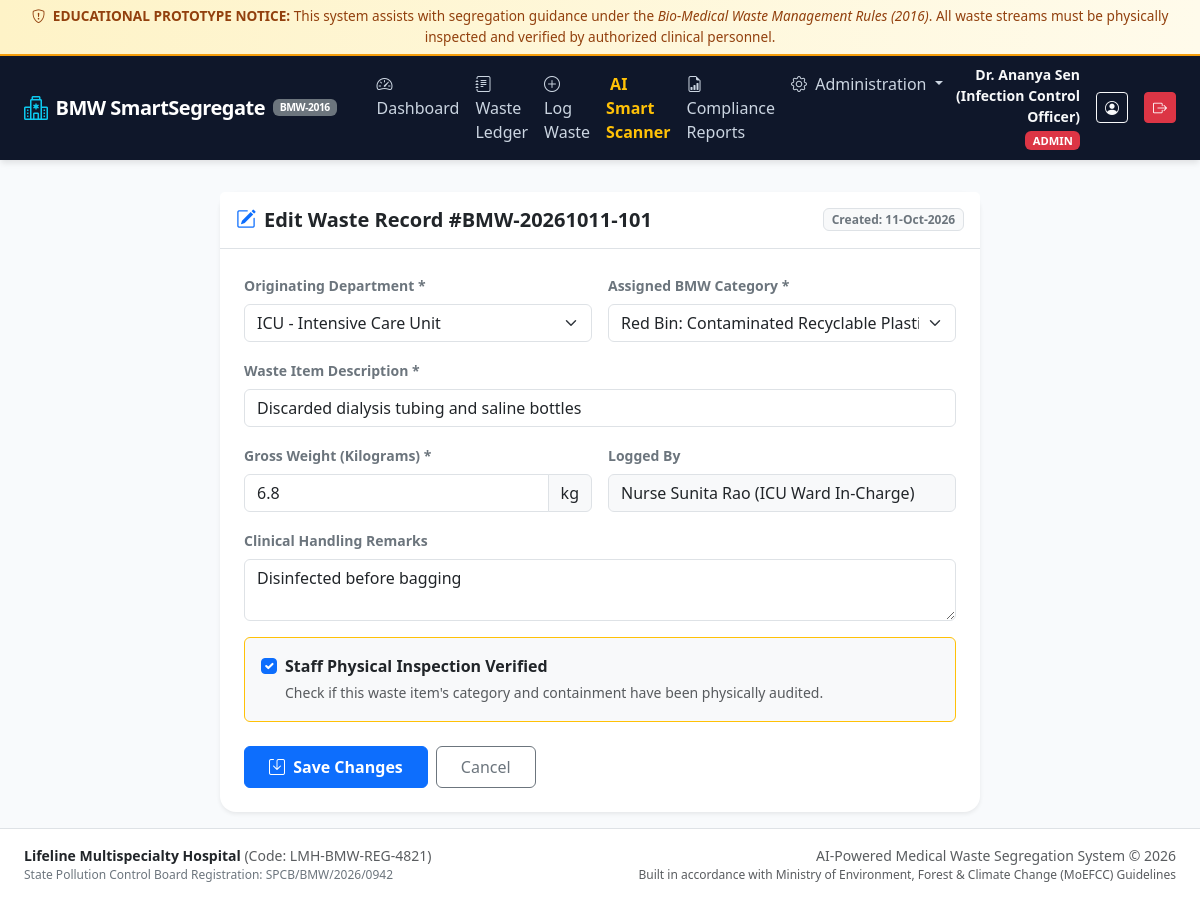
Screenshot of /waste/2/edit (signed in) with the database file from the repository.
### app/models/user.py (models this page shows, shortened)
class User(UserMixin, db.Model):
    __tablename__ = "users"
    ROLE_ADMIN = "ADMIN"
    ROLE_STAFF = "STAFF"
    id = db.Column(db.Integer, primary_key=True)
    username = db.Column(db.String(64), unique=True, nullable=False, index=True)
    email = db.Column(db.String(120), unique=True, nullable=False, index=True)
    password_hash = db.Column(db.String(256), nullable=False)
    full_name = db.Column(db.String(120), nullable=False)
    role = db.Column(db.String(20), nullable=False, default=ROLE_STAFF)
    is_active = db.Column(db.Boolean, default=True, nullable=False)
    created_at = db.Column(db.DateTime, default=datetime.utcnow, nullable=False)
    logged_records = db.relationship("WasteRecord", backref="logger", foreign_keys="WasteRecord.logged_by_id", lazy="dynamic")
    verified_records = db.relationship("WasteRecord", backref="verifier", foreign_keys="WasteRecord.verified_by_id", lazy="dynamic")
    feedbacks = db.relationship("PredictionFeedback", backref="user", lazy="dynamic")
    @property
    def is_admin_user(self) -> bool:
        return self.role == self.ROLE_ADMIN

### app/models/waste_record.py (models this page shows, shortened)
class WasteRecord(db.Model):
    __tablename__ = "waste_records"
    STATUS_GENERATED = "GENERATED"
    STATUS_STORED = "STORED"
    STATUS_DISPATCHED = "DISPATCHED"
    id = db.Column(db.Integer, primary_key=True)
    tracking_code = db.Column(db.String(32), unique=True, nullable=False, index=True)
    department_id = db.Column(db.Integer, db.ForeignKey("departments.id"), nullable=False)
    category_id = db.Column(db.Integer, db.ForeignKey("waste_categories.id"), nullable=False)
    logged_by_id = db.Column(db.Integer, db.ForeignKey("users.id"), nullable=False)
    verified_by_id = db.Column(db.Integer, db.ForeignKey("users.id"), nullable=True)
    quantity_kg = db.Column(db.Float, nullable=False)
    item_description = db.Column(db.String(255), nullable=False)
    image_filename = db.Column(db.String(255), nullable=True)
    ai_suggested_category = db.Column(db.String(50), nullable=True)
    ai_confidence = db.Column(db.Float, nullable=True)
    staff_verified = db.Column(db.Boolean, default=False, nullable=False)
    disposal_status = db.Column(db.String(20), default=STATUS_GENERATED, nullable=False)
    dispatch_manifest_no = db.Column(db.String(64), nullable=True)
    dispatch_carrier = db.Column(db.String(128), nullable=True)
    remarks = db.Column(db.Text, nullable=True)
    created_at = db.Column(db.DateTime, default=datetime.utcnow, nullable=False, index=True)
    updated_at = db.Column(db.DateTime, default=datetime.utcnow, onupdate=datetime.utcnow, nullable=False)
    feedbacks = db.relationship("PredictionFeedback", backref="waste_record", lazy="dynamic", cascade="all, delete-orphan")

### app/models/department.py (models this page shows, shortened)
class Department(db.Model):
    __tablename__ = "departments"
    id = db.Column(db.Integer, primary_key=True)
    code = db.Column(db.String(20), unique=True, nullable=False, index=True)
    name = db.Column(db.String(100), nullable=False)
    floor_location = db.Column(db.String(50), nullable=True)
    contact_person = db.Column(db.String(100), nullable=True)
    is_active = db.Column(db.Boolean, default=True, nullable=False)
    created_at = db.Column(db.DateTime, default=datetime.utcnow, nullable=False)
    records = db.relationship("WasteRecord", backref="department", lazy="dynamic")

### app/models/category.py (models this page shows, shortened)
class WasteCategory(db.Model):
    __tablename__ = "waste_categories"
    id = db.Column(db.Integer, primary_key=True)
    code = db.Column(db.String(30), unique=True, nullable=False, index=True)
    name = db.Column(db.String(120), nullable=False)
    bin_color_name = db.Column(db.String(30), nullable=False)
    bin_color_hex = db.Column(db.String(10), nullable=False, default="#ffc107")
    badge_class = db.Column(db.String(50), nullable=False, default="bg-warning text-dark")
    container_type = db.Column(db.String(150), nullable=False)
    treatment_method = db.Column(db.Text, nullable=False)
    permitted_items = db.Column(db.Text, nullable=False)
    prohibited_items = db.Column(db.Text, nullable=False)
    storage_instructions = db.Column(db.Text, nullable=True)
    is_active = db.Column(db.Boolean, default=True, nullable=False)
    created_at = db.Column(db.DateTime, default=datetime.utcnow, nullable=False)
    records = db.relationship("WasteRecord", backref="category", lazy="dynamic")

### app/routes/waste.py (the view, shortened to what this page needs)
@waste_bp.route("/<int:record_id>/edit", methods=["GET", "POST"])
@login_required
def edit_record(record_id: int):
    record = WasteRecord.query.get_or_404(record_id)
    categories = WasteCategory.query.filter_by(is_active=True).all()
    departments = Department.query.filter_by(is_active=True).all()
    return render_template("waste/edit.html", record=record, categories=categories, departments=departments)

### app/templates/waste/edit.html (shortened to what this page needs)
{% extends "base.html" %}
{% block content %}
<div class="row justify-content-center">
  <div class="col-lg-8">
    <div class="card shadow-sm border-0 rounded-4">
      <div class="card-header bg-white border-bottom py-3 d-flex justify-content-between align-items-center">
        <h5 class="fw-bold mb-0 text-dark">
          <i class="bi bi-pencil-square text-primary me-2"></i>Edit Waste Record #{{ record.tracking_code }}
        </h5>
        <span class="badge bg-light text-secondary border">Created: {{ record.created_at.strftime('%d-%b-%Y') }}</span>
      </div>
      <div class="card-body p-4">
        <form method="POST" action="{{ url_for('waste.edit_record', record_id=record.id) }}">
          <div class="row g-3 mb-3">
            <div class="col-md-6">
              <label for="department_id" class="form-label fw-semibold text-secondary small">Originating Department *</label>
              <select class="form-select" id="department_id" name="department_id" required>
                {% for dept in departments %}
                <option value="{{ dept.id }}" {% if record.department_id == dept.id %}selected{% endif %}>
                  {{ dept.code }} - {{ dept.name }}
                </option>
                {% endfor %}
              </select>
            </div>
            <div class="col-md-6">
              <label for="category_id" class="form-label fw-semibold text-secondary small">Assigned BMW Category *</label>
              <select class="form-select" id="category_id" name="category_id" required>
                {% for cat in categories %}
                <option value="{{ cat.id }}" {% if record.category_id == cat.id %}selected{% endif %}>
                  {{ cat.bin_color_name }} Bin: {{ cat.name }} ({{ cat.code }})
                </option>
                {% endfor %}
              </select>
            </div>
          </div>
          <div class="mb-3">
            <label for="item_description" class="form-label fw-semibold text-secondary small">Waste Item Description *</label>
            <input type="text" class="form-control" id="item_description" name="item_description"
                   value="{{ record.item_description }}" required>
          </div>
          <div class="row g-3 mb-3">
            <div class="col-md-6">
              <label for="quantity_kg" class="form-label fw-semibold text-secondary small">Gross Weight (Kilograms) *</label>
              <div class="input-group">
                <input type="number" step="0.01" min="0.01" max="5000" class="form-control" id="quantity_kg" name="quantity_kg"
                       value="{{ record.quantity_kg }}" required>
                <span class="input-group-text">kg</span>
              </div>
            </div>
            <div class="col-md-6">
              <label class="form-label fw-semibold text-secondary small">Logged By</label>
              <input type="text" class="form-control bg-light" value="{{ record.logger.full_name }}" disabled>
            </div>
          </div>
          <div class="mb-3">
            <label for="remarks" class="form-label fw-semibold text-secondary small">Clinical Handling Remarks</label>
            <textarea class="form-control" id="remarks" name="remarks" rows="2">{{ record.remarks or '' }}</textarea>
          </div>
          <div class="card bg-light border-warning mb-4">
            <div class="card-body py-3">
              <div class="form-check">
                <input class="form-check-input" type="checkbox" id="staff_verified" name="staff_verified" value="1"
                       {% if record.staff_verified %}checked{% endif %}>
                <label class="form-check-label fw-semibold text-dark" for="staff_verified">
                  Staff Physical Inspection Verified
                </label>
                <div class="form-text small text-muted">
                  Check if this waste item's category and containment have been physically audited.
                </div>
              </div>
            </div>
          </div>
          <div class="d-flex gap-2">
            <button type="submit" class="btn btn-primary px-4 py-2 fw-semibold">
              <i class="bi bi-save me-1"></i> Save Changes
            </button>
            <a href="{{ url_for('waste.view_record', record_id=record.id) }}" class="btn btn-outline-secondary px-4 py-2">
              Cancel
            </a>
          </div>
        </form>
      </div>
    </div>
  </div>
</div>
{% endblock %}

### app/templates/base.html (shortened to what this page needs)
<!DOCTYPE html>
<html lang="en">
<head>
  <link href="https://cdn.jsdelivr.net/npm/bootstrap@5.3.3/dist/css/bootstrap.min.css" rel="stylesheet">
  <link rel="stylesheet" href="https://cdn.jsdelivr.net/npm/bootstrap-icons@1.11.3/font/bootstrap-icons.min.css">
  <link rel="stylesheet" href="{{ url_for('static', filename='css/custom.css') }}">
</head>
<body>
  <div class="safety-disclaimer-banner text-center">
    <div class="container-fluid">
      <i class="bi bi-shield-exclamation me-1"></i>
      <strong>EDUCATIONAL PROTOTYPE NOTICE:</strong> This system assists with segregation guidance under the
      <em>Bio-Medical Waste Management Rules (2016)</em>. All waste streams must be physically inspected and verified by authorized clinical personnel.
    </div>
  </div>
  <nav class="navbar navbar-expand-lg navbar-hospital sticky-top">
    <div class="container-fluid px-4">
      <a class="navbar-brand d-flex align-items-center" href="{{ url_for('dashboard.index') }}">
        <i class="bi bi-hospital fs-4 me-2 text-info"></i>
        <span>BMW SmartSegregate</span>
        <span class="badge bg-secondary ms-2 small" style="font-size: 0.65rem;">BMW-2016</span>
      </a>
      <div class="collapse navbar-collapse" id="navbarMain">
        {% if current_user.is_authenticated %}
        <ul class="navbar-nav me-auto mb-2 mb-lg-0 ms-lg-3">
          <li class="nav-item">
            <a class="nav-link {% if request.endpoint == 'dashboard.index' %}active{% endif %}" href="{{ url_for('dashboard.index') }}">
              <i class="bi bi-speedometer2 me-1"></i> Dashboard
            </a>
          </li>
          <li class="nav-item">
            <a class="nav-link {% if request.endpoint == 'waste.list_records' %}active{% endif %}" href="{{ url_for('waste.list_records') }}">
              <i class="bi bi-journal-text me-1"></i> Waste Ledger
            </a>
          </li>
          <li class="nav-item">
            <a class="nav-link {% if request.endpoint == 'waste.create_record' %}active{% endif %}" href="{{ url_for('waste.create_record') }}">
              <i class="bi bi-plus-circle me-1"></i> Log Waste
            </a>
          </li>
          <li class="nav-item">
            <a class="nav-link text-warning fw-semibold {% if request.endpoint == 'ai.classify_view' %}active{% endif %}" href="{{ url_for('ai.classify_view') }}">
               AI Smart Scanner
            </a>
          </li>
          <li class="nav-item">
            <a class="nav-link {% if request.endpoint == 'reports.index' %}active{% endif %}" href="{{ url_for('reports.index') }}">
              <i class="bi bi-file-earmark-bar-graph me-1"></i> Compliance Reports
            </a>
          </li>
          {% if current_user.is_admin_user %}
          <li class="nav-item dropdown">
            <a class="nav-link dropdown-toggle" href="#" role="button" data-bs-toggle="dropdown">
              <i class="bi bi-gear me-1"></i> Administration
            </a>
          </li>
          {% endif %}
        </ul>
        <div class="d-flex align-items-center gap-3">
          <div class="text-end text-light d-none d-md-block">
            <div class="fw-semibold small">{{ current_user.full_name }}</div>
            <span class="badge {% if current_user.is_admin_user %}bg-danger{% else %}bg-info text-dark{% endif %}" style="font-size: 0.7rem;">
              {{ current_user.role }}
            </span>
          </div>
          <a href="{{ url_for('auth.profile') }}" class="btn btn-outline-light btn-sm" title="My Profile">
            <i class="bi bi-person-circle"></i>
          </a>
          <a href="{{ url_for('auth.logout') }}" class="btn btn-danger btn-sm" title="Logout">
            <i class="bi bi-box-arrow-right"></i>
          </a>
        </div>
        {% endif %}
      </div>
    </div>
  </nav>
  <main class="flex-grow-1 container-fluid px-4 py-3">
    {% block content %}{% endblock %}
  </main>
  <footer class="bg-white border-top py-3 mt-auto">
    <div class="container-fluid px-4">
      <div class="row align-items-center text-muted small">
        <div class="col-md-6 text-center text-md-start">
          <span class="fw-semibold text-dark">{{ hospital_name }}</span> (Code: {{ hospital_code }})
          <div class="text-secondary" style="font-size: 0.75rem;">
            State Pollution Control Board Registration: SPCB/BMW/2026/0942
          </div>
        </div>
        <div class="col-md-6 text-center text-md-end mt-2 mt-md-0">
          <span>AI-Powered Medical Waste Segregation System &copy; {{ current_year }}</span>
          <div class="text-muted" style="font-size: 0.75rem;">
            Built in accordance with Ministry of Environment, Forest & Climate Change (MoEFCC) Guidelines
          </div>
        </div>
      </div>
    </div>
  </footer>
</body>
</html>

### app/static/css/custom.css (style rules this page uses)
:root { --hospital-primary: #0284c7; --hospital-primary-dark: #0369a1; --hospital-secondary: #0f766e; --hospital-surface: #f8fafc; --hospital-card-bg: #ffffff; --hospital-border: #e2e8f0; --hospital-text: #1e293b; --hospital-muted: #64748b; --bmw-yellow: #eab308; --bmw-red: #ef4444; --bmw-white: #f8fafc; --bmw-blue: #3b82f6; --bmw-general: #334155; --bmw-unknown: #64748b; }
body { font-family: 'Segoe UI', system-ui, -apple-system, sans-serif; background-color: var(--hospital-surface); color: var(--hospital-text); min-height: 100vh; display: flex; flex-direction: column; }
.safety-disclaimer-banner { background: linear-gradient(90deg, #fef3c7 0%, #fffbeb 100%); border-bottom: 2px solid #f59e0b; color: #92400e; font-size: 0.85rem; padding: 0.4rem 1rem; }
.safety-disclaimer-banner strong { font-weight: 700; }
.navbar-hospital { background-color: #0f172a; box-shadow: 0 4px 6px -1px rgba(0, 0, 0, 0.1); }
.navbar-hospital .navbar-brand { color: #ffffff; font-weight: 700; letter-spacing: -0.025em; }
.navbar-hospital .nav-link { color: #cbd5e1; font-weight: 500; padding: 0.5rem 0.85rem; border-radius: 6px; transition: all 0.2s ease; }

### rows the page displays
User: full_name "Dr. Ananya Sen (Infection Control Officer)", role "ADMIN"
WasteRecord: tracking_code "BMW-20261011-101", created_at "11-Oct-2026", department_id "ICU - Intensive Care Unit", category_id "Red Bin: Contaminated Recyclable Plastics (RED)", item_description "Discarded dialysis tubing and saline bottles", quantity_kg "6.8", remarks "Disinfected before bagging", staff_verified "☑"
User: logger.full_name "Nurse Sunita Rao (ICU Ward In-Charge)"

### other values shown
{{ hospital_name }} "Lifeline Multispecialty Hospital"
{{ hospital_code }} "LMH-BMW-REG-4821"
{{ current_year }} "2026"
